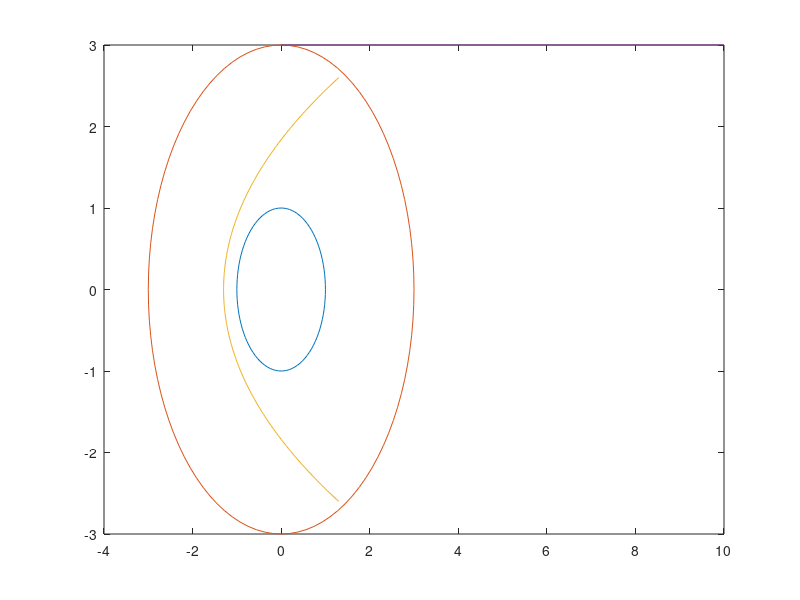

Here is the MATLAB script that generated this plot:
Rext = 3;
L = 10;
a = 1.3;

theta = (0:100)'/100*2*pi;
x1=cos(theta);
y1=sin(theta);

x2=Rext*x1;
y2=Rext*y1;

y3=(-100:100)'/100*2*a;
x3 = -a+y3.^2/2/a;

x4=(0:10)'/10*L;
y4 = Rext*ones(size(x4));

plot(x1,y1,x2,y2,x3,y3,x4,y4)
